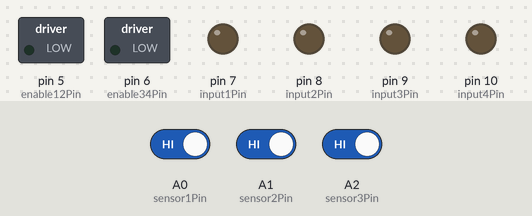
The sketch below on a simulated Arduino Uno, built with avr-gcc and run on an emulated ATmega328P. Parts: switched loads named in the sketch (green lamp = pin HIGH), output pins drawn as LEDs (lit = HIGH). Inputs (shaded band) come from the test bench; at power-on: A0 (sensor1Pin) HIGH, A2 (sensor3Pin) HIGH, A1 (sensor2Pin) HIGH.

Above: at 1.2 s.
1.3 s: A0 (sensor1Pin) driven LOW
At 2.5 s:
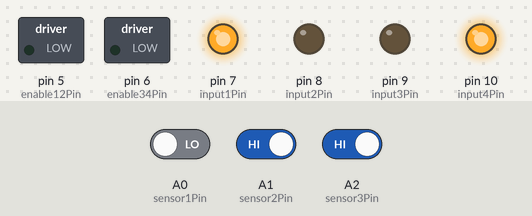
2.8 s: A2 (sensor3Pin) driven LOW
At 3.8 s:
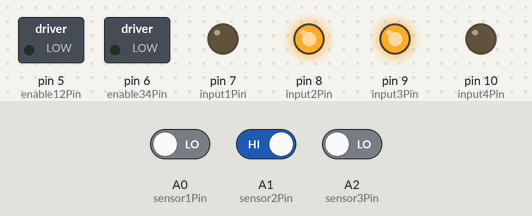
4.3 s: A2 (sensor3Pin) driven HIGH
At 4.9 s:
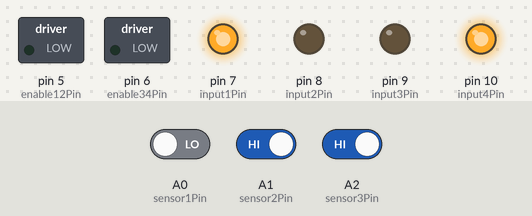
5.8 s: A0 (sensor1Pin) driven HIGH
At 7.2 s:
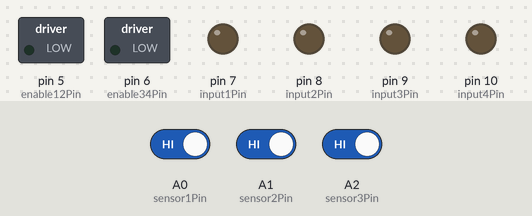
Timing chart, 0 to 8.3 s (numbered marks = the images above; inputs shaded):
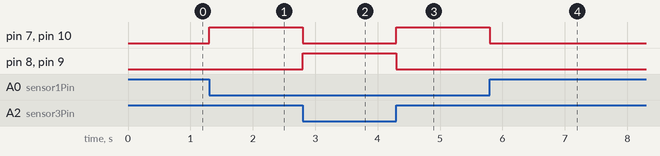

Measured:
- after the input at 1.3 s, pin 7 (input1Pin), pin 10 (input4Pin): LOW → HIGH at once
- after the input at 2.8 s, pin 7 (input1Pin), pin 10 (input4Pin): HIGH → LOW at once; pin 8 (input2Pin), pin 9 (input3Pin): LOW → HIGH at once
- after the input at 4.3 s, pin 7 (input1Pin), pin 10 (input4Pin): LOW → HIGH at once; pin 8 (input2Pin), pin 9 (input3Pin): HIGH → LOW at once
- after the input at 5.8 s, pin 7 (input1Pin), pin 10 (input4Pin): HIGH → LOW at once

The sketch:

LineFollower_Arduino.ino
```cpp
// Motor control pins
const int enable12Pin = 5;   // Enable pins for motors 1 and 2 connected to Arduino pin 5
const int enable34Pin = 6;   // Enable pins for motors 3 and 4 connected to Arduino pin 6
const int input1Pin = 7;     // Input 1 pin of L293D connected to Arduino pin 7
const int input2Pin = 8;     // Input 2 pin of L293D connected to Arduino pin 8
const int input3Pin = 9;     // Input 3 pin of L293D connected to Arduino pin 9
const int input4Pin = 10;    // Input 4 pin of L293D connected to Arduino pin 10

// Infrared sensor pins
const int sensor1Pin = A0;    // Infrared sensor 1 connected to Arduino pin A0
const int sensor2Pin = A1;    // Infrared sensor 2 connected to Arduino pin A1
const int sensor3Pin = A2;    // Infrared sensor 3 connected to Arduino pin A2

void setup() {
  // Set motor control pins as OUTPUT
  pinMode(enable12Pin, OUTPUT);
  pinMode(enable34Pin, OUTPUT);
  pinMode(input1Pin, OUTPUT);
  pinMode(input2Pin, OUTPUT);
  pinMode(input3Pin, OUTPUT);
  pinMode(input4Pin, OUTPUT);

  // Set infrared sensor pins as INPUT_PULLUP
  pinMode(sensor1Pin, INPUT_PULLUP);
  pinMode(sensor2Pin, INPUT_PULLUP);
  pinMode(sensor3Pin, INPUT_PULLUP);
}

void loop() {
  // Read the state of infrared sensors
  bool sensor1State = digitalRead(sensor1Pin);
  bool sensor2State = digitalRead(sensor2Pin);
  bool sensor3State = digitalRead(sensor3Pin);

  // Robot behavior based on infrared sensor states
  if (!sensor1State && !sensor2State && !sensor3State) {
    // 000: Robot doesn't move
    stopRobot();
  } else if (!sensor1State && !sensor2State && sensor3State) {
    // 001: Robot doesn't move
    stopRobot();
  } else if (!sensor1State && sensor2State && !sensor3State) {
    // 010: Robot moves to the left
    turnLeft();
  } else if (!sensor1State && sensor2State && sensor3State) {
    // 011: Robot moves to the right
    turnRight();
  } else if (sensor1State && !sensor2State && !sensor3State) {
    // 100: Robot stops
    stopRobot();
  } else if (sensor1State && !sensor2State && sensor3State) {
    // 101: Robot pauses for 5 seconds, then moves again
    stopRobot();
    delay(5000);
  } else if (sensor1State && sensor2State && !sensor3State) {
    // 110: Robot turns left
    turnLeft();
  } else if (sensor1State && sensor2State && sensor3State) {
    // 111: Robot stops
    stopRobot();
  }
}

// Function to start the robot
void startRobot() {
  digitalWrite(input1Pin, HIGH);
  digitalWrite(input2Pin, LOW);
  digitalWrite(input3Pin, HIGH);
  digitalWrite(input4Pin, LOW);
}


// Function to make the robot turn to the left
void turnLeft() {
  digitalWrite(input1Pin, LOW);
  digitalWrite(input2Pin, HIGH);
  digitalWrite(input3Pin, HIGH);
  digitalWrite(input4Pin, LOW);
}
// Function to make the robot turn to the right
void turnRight() {
  digitalWrite(input1Pin, HIGH);
  digitalWrite(input2Pin, LOW);
  digitalWrite(input3Pin, LOW);
  digitalWrite(input4Pin, HIGH);
}
// Function to stop the robot
void stopRobot() {
  digitalWrite(input1Pin, LOW);
  digitalWrite(input2Pin, LOW);
  digitalWrite(input3Pin, LOW);
  digitalWrite(input4Pin, LOW);
}
```
